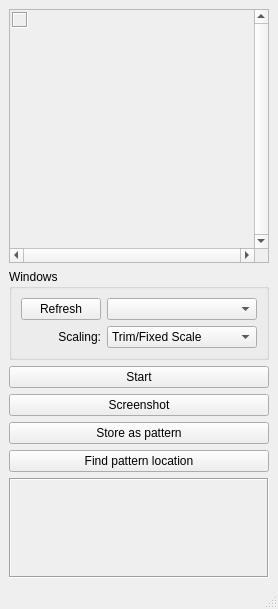
<?xml version="1.0" encoding="UTF-8"?>
<ui version="4.0">
 <class>ScreenMacroForm</class>
 <widget class="QMainWindow" name="ScreenMacroForm">
  <property name="geometry">
   <rect>
    <x>0</x>
    <y>0</y>
    <width>278</width>
    <height>609</height>
   </rect>
  </property>
  <property name="minimumSize">
   <size>
    <width>180</width>
    <height>210</height>
   </size>
  </property>
  <property name="windowTitle">
   <string>Screen Macro Control Window</string>
  </property>
  <property name="locale">
   <locale language="English" country="Germany"/>
  </property>
  <widget class="QWidget" name="centralwidget">
   <layout class="QVBoxLayout" name="verticalLayout">
    <item>
     <widget class="QScrollArea" name="scrollArea">
      <property name="sizePolicy">
       <sizepolicy hsizetype="MinimumExpanding" vsizetype="MinimumExpanding">
        <horstretch>0</horstretch>
        <verstretch>0</verstretch>
       </sizepolicy>
      </property>
      <property name="autoFillBackground">
       <bool>false</bool>
      </property>
      <property name="verticalScrollBarPolicy">
       <enum>Qt::ScrollBarAlwaysOn</enum>
      </property>
      <property name="horizontalScrollBarPolicy">
       <enum>Qt::ScrollBarAlwaysOn</enum>
      </property>
      <property name="sizeAdjustPolicy">
       <enum>QAbstractScrollArea::AdjustToContents</enum>
      </property>
      <property name="widgetResizable">
       <bool>false</bool>
      </property>
      <widget class="QWidget" name="scrollAreaWidgetContents">
       <property name="geometry">
        <rect>
         <x>0</x>
         <y>0</y>
         <width>18</width>
         <height>18</height>
        </rect>
       </property>
       <property name="sizePolicy">
        <sizepolicy hsizetype="Fixed" vsizetype="Fixed">
         <horstretch>0</horstretch>
         <verstretch>0</verstretch>
        </sizepolicy>
       </property>
       <property name="autoFillBackground">
        <bool>true</bool>
       </property>
       <widget class="QLabel" name="lblCaptureView">
        <property name="geometry">
         <rect>
          <x>2</x>
          <y>2</y>
          <width>16</width>
          <height>16</height>
         </rect>
        </property>
        <property name="sizePolicy">
         <sizepolicy hsizetype="Fixed" vsizetype="Fixed">
          <horstretch>0</horstretch>
          <verstretch>0</verstretch>
         </sizepolicy>
        </property>
        <property name="minimumSize">
         <size>
          <width>16</width>
          <height>16</height>
         </size>
        </property>
        <property name="frameShape">
         <enum>QFrame::Box</enum>
        </property>
        <property name="frameShadow">
         <enum>QFrame::Sunken</enum>
        </property>
        <property name="text">
         <string/>
        </property>
        <property name="alignment">
         <set>Qt::AlignLeading|Qt::AlignLeft|Qt::AlignTop</set>
        </property>
        <property name="textInteractionFlags">
         <set>Qt::NoTextInteraction</set>
        </property>
       </widget>
      </widget>
     </widget>
    </item>
    <item>
     <widget class="QGroupBox" name="groupBox">
      <property name="sizePolicy">
       <sizepolicy hsizetype="MinimumExpanding" vsizetype="Minimum">
        <horstretch>0</horstretch>
        <verstretch>0</verstretch>
       </sizepolicy>
      </property>
      <property name="title">
       <string>Windows</string>
      </property>
      <layout class="QGridLayout" name="gridLayout">
       <item row="1" column="0">
        <widget class="QLabel" name="label">
         <property name="text">
          <string>Scaling:</string>
         </property>
         <property name="alignment">
          <set>Qt::AlignRight|Qt::AlignTrailing|Qt::AlignVCenter</set>
         </property>
        </widget>
       </item>
       <item row="0" column="0">
        <widget class="QPushButton" name="btnRefreshWindows">
         <property name="text">
          <string>Refresh</string>
         </property>
        </widget>
       </item>
       <item row="1" column="1">
        <widget class="QComboBox" name="cmbScalingMethod">
         <property name="currentIndex">
          <number>0</number>
         </property>
         <item>
          <property name="text">
           <string>Trim/Fixed Scale</string>
          </property>
         </item>
         <item>
          <property name="text">
           <string>Outside/Resize</string>
          </property>
         </item>
         <item>
          <property name="text">
           <string>Inside/Zoom</string>
          </property>
         </item>
        </widget>
       </item>
       <item row="0" column="1">
        <widget class="QComboBox" name="cmbWindows">
         <property name="sizePolicy">
          <sizepolicy hsizetype="MinimumExpanding" vsizetype="Fixed">
           <horstretch>0</horstretch>
           <verstretch>0</verstretch>
          </sizepolicy>
         </property>
         <property name="minimumSize">
          <size>
           <width>70</width>
           <height>0</height>
          </size>
         </property>
        </widget>
       </item>
      </layout>
     </widget>
    </item>
    <item>
     <widget class="QPushButton" name="btnStartCapture">
      <property name="text">
       <string>Start</string>
      </property>
     </widget>
    </item>
    <item>
     <widget class="QPushButton" name="btnMakeScreenshot">
      <property name="text">
       <string>Screenshot</string>
      </property>
     </widget>
    </item>
    <item>
     <widget class="QPushButton" name="btnStorePattern">
      <property name="text">
       <string>Store as pattern</string>
      </property>
     </widget>
    </item>
    <item>
     <widget class="QPushButton" name="btnFindPattern">
      <property name="text">
       <string>Find pattern location</string>
      </property>
     </widget>
    </item>
    <item>
     <widget class="QLabel" name="lblPattern">
      <property name="sizePolicy">
       <sizepolicy hsizetype="Expanding" vsizetype="Minimum">
        <horstretch>0</horstretch>
        <verstretch>0</verstretch>
       </sizepolicy>
      </property>
      <property name="minimumSize">
       <size>
        <width>0</width>
        <height>100</height>
       </size>
      </property>
      <property name="frameShape">
       <enum>QFrame::Box</enum>
      </property>
      <property name="frameShadow">
       <enum>QFrame::Sunken</enum>
      </property>
      <property name="text">
       <string/>
      </property>
      <property name="alignment">
       <set>Qt::AlignCenter</set>
      </property>
      <property name="textInteractionFlags">
       <set>Qt::NoTextInteraction</set>
      </property>
     </widget>
    </item>
   </layout>
  </widget>
  <widget class="QMenuBar" name="menubar">
   <property name="geometry">
    <rect>
     <x>0</x>
     <y>0</y>
     <width>278</width>
     <height>21</height>
    </rect>
   </property>
  </widget>
  <widget class="QStatusBar" name="statusbar"/>
 </widget>
 <resources/>
 <connections>
  <connection>
   <sender>cmbWindows</sender>
   <signal>currentIndexChanged(int)</signal>
   <receiver>ScreenMacroForm</receiver>
   <slot>onCmbWindows_currentIndexChanged(int)</slot>
   <hints>
    <hint type="sourcelabel">
     <x>257</x>
     <y>174</y>
    </hint>
    <hint type="destinationlabel">
     <x>406</x>
     <y>172</y>
    </hint>
   </hints>
  </connection>
 </connections>
 <slots>
  <slot>onCmbWindows_currentIndexChanged(int)</slot>
 </slots>
</ui>
